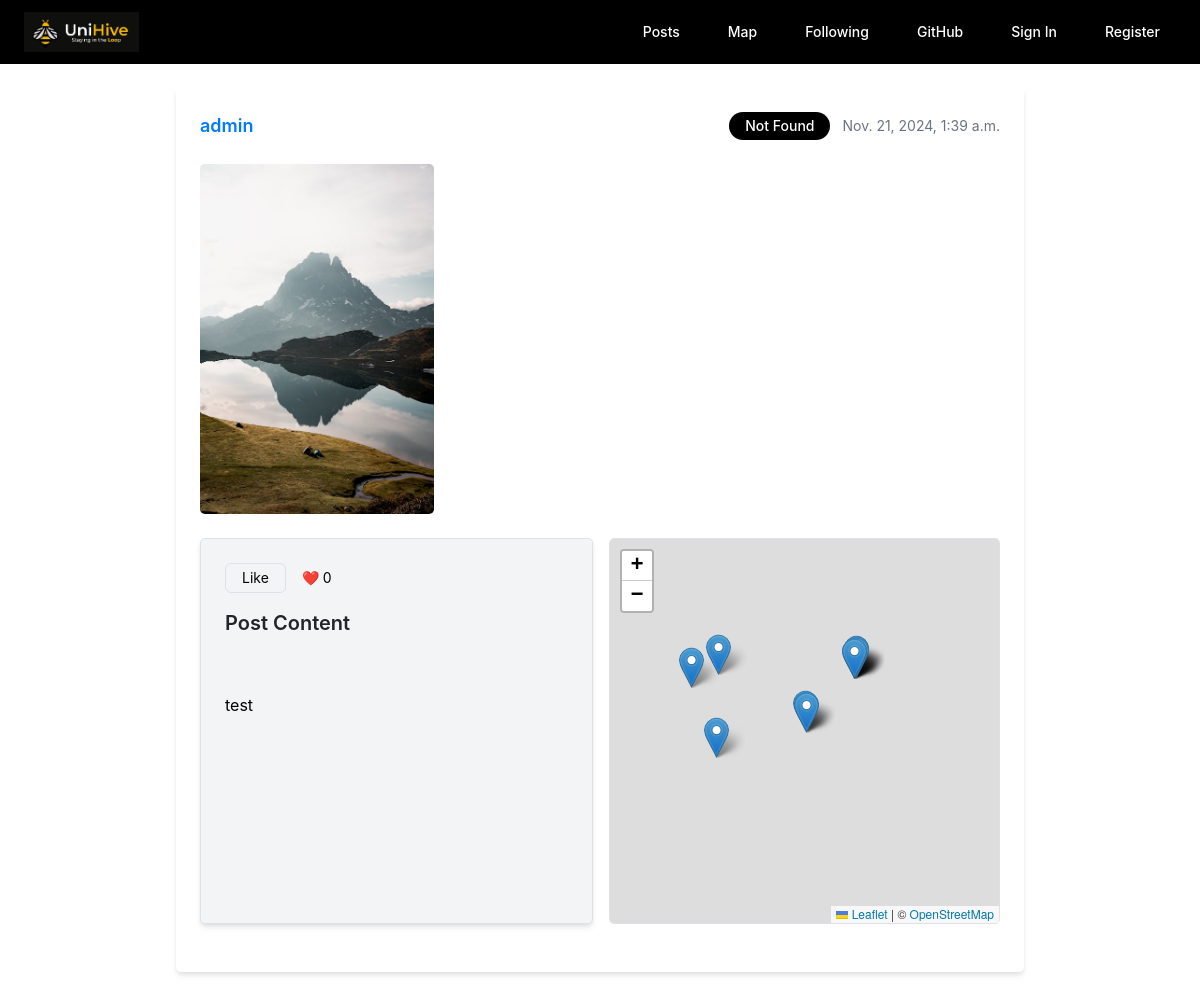
The app's page /postpage/48 with its own data.
### network/models.py (models this page shows)
class Post(models.Model):
    poster = models.ForeignKey(User, on_delete=models.CASCADE)
    content = models.TextField()
    time = models.DateTimeField(auto_now_add=True)
    likes = models.ManyToManyField(User, blank=True, related_name="liked")
    found = models.BooleanField(default=False)
    picture = models.ImageField(upload_to=post_picture_path, blank=True, null=True)
    latitude = models.FloatField(default=43.4722893)
    longitude = models.FloatField(default=-80.5474325)
    pinned = models.BooleanField(default=False)

class User(AbstractUser):
    pass

### network/views.py (the view)
# urls.py: path('postpage/<int:post_id>',views.postpage,name='postpage'),
def postpage(request, post_id):
    post = Post.objects.get(id=post_id)
    is_liked = post.likes.filter(id=request.user.id).exists()
    return render(request, 'network/postpage.html', {
        'post' : post,
        'post_id' : post_id,
        'is_liked' : is_liked,
    })

### network/templates/network/postpage.html (shortened to what this page needs)
{% extends "network/layout.html" %}
{% load static %}
{% block body %}
<div class="max-w-4xl mx-auto p-4">
    <div class="bg-white rounded-lg shadow-md overflow-hidden">
        <div class="p-6">
            <div class="flex justify-between items-center mb-4">
                <div class="flex items-center gap-3">
                    <a href="{% url 'view_profile' post.poster.username %}" class="text-lg font-semibold hover:text-yellow-500 transition-colors">
                        {{ post.poster.username }}
                    </a>
                </div>
                <div class="flex items-center gap-3">
                    {% if user.is_authenticated and post.poster == user %}
                        <button class="mark-button px-3 py-1 text-sm bg-yellow-500 text-black rounded-md hover:bg-yellow-600 transition-colors {% if post.found %}hidden{% endif %}"
                                data-id="{{ post.id }}">
                            Mark found
                        </button>
                        <button class="unmark-button px-3 py-1 text-sm bg-black text-white rounded-md hover:bg-gray-800 transition-colors {% if not post.found %}hidden{% endif %}"
                                data-id="{{ post.id }}">
                            Remove found
                        </button>
                    {% else %}
                        {% if post.found %}
                            <span class="inline-flex items-center px-3 py-1 rounded-full text-sm font-medium bg-yellow-500 text-black">
                                Found
                            </span>
                        {% else %}
                            <span class="inline-flex items-center px-3 py-1 rounded-full text-sm font-medium bg-black text-white">
                                Not Found
                            </span>
                        {% endif %}
                    {% endif %}
                    <span class="text-sm text-gray-500">{{ post.time }}</span>
                </div>
            </div>
            {% if post.picture %}
                <div class="mb-4">
                    <img src="{{ post.picture.url }}" alt="Post image" class="rounded-lg object-cover" style="height: 350px; overflow: hidden; padding: 0;">
                </div>
            {% endif %}
            <div class="flex flex-row space-x-4 mb-4">
                <div class="w-1/2 bg-gray-100 p-4 rounded-lg shadow-md border border-gray-300">
                    <div class="flex mb-4">
                        <div class="flex flex-col gap-4 mb-6">
                            <div class="flex items-center gap-4">
                                <div class="flex gap-2">
                                    {% if is_liked %}
                                        <button class="like-button px-3 py-1 text-sm border border-black text-black rounded-md hover:border-yellow-500 hover:text-yellow-500 transition-colors"
                                                data-id="{{ post.id }}" style="display: none;">
                                            Like
                                        </button>
                                        <button class="unlike-button px-3 py-1 text-sm bg-yellow-500 text-black rounded-md hover:bg-yellow-600 transition-colors"
                                                data-id="{{ post.id }}" style="display: block;">
                                            Unlike
                                        </button>
                                    {% else %}
                                        <button class="like-button px-3 py-1 text-sm border border-black text-black rounded-md hover:border-yellow-500 hover:text-yellow-500 transition-colors"
                                                data-id="{{ post.id }}" style="display: block;">
                                            Like
                                        </button>
                                    {% endif %}
                                </div>
                                <span class="likes-count text-sm text-black" data-id="{{ post.id }}">
                                    ❤️ {{ post.likes.count }}
                                </span>
                            </div>
                            <div class="post-content">
                                <h2 class="text-xl font-semibold mb-2">Post Content</h2>
                            </div>
                        </div>
                    </div>
                    <div class="content-space text-black" data-id="{{ post.id }}">
                        <p>{{ post.content }}</p>
                    </div>
                </div>
                <div class="w-1/2">
                    <div class="rounded-lg overflow-hidden border border-black">
                        <div id="map" class="h-96 w-full"></div>
                    </div>
                </div>
            </div>
        </div>
    </div>
</div>
{% endblock %}
{% block script %}
    <link rel="stylesheet" href="https://unpkg.com/leaflet@1.9.4/dist/leaflet.css"
/>
{% endblock %}

### records on screen
Post: poster.username "admin", time "Nov. 21, 2024, 1:39 a.m.", picture (picture), likes.count "0", content "test"
